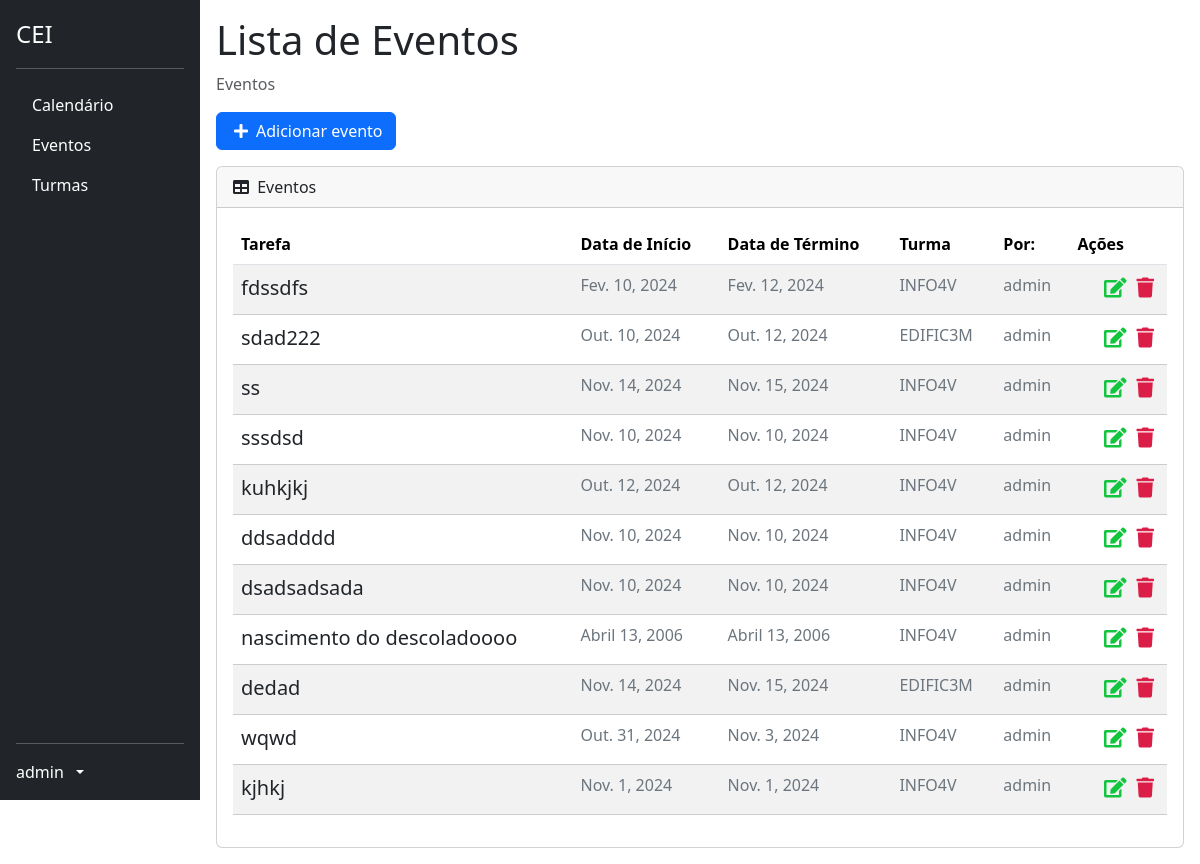
/list/ (signed in), run on an earlier commit of the app's database.
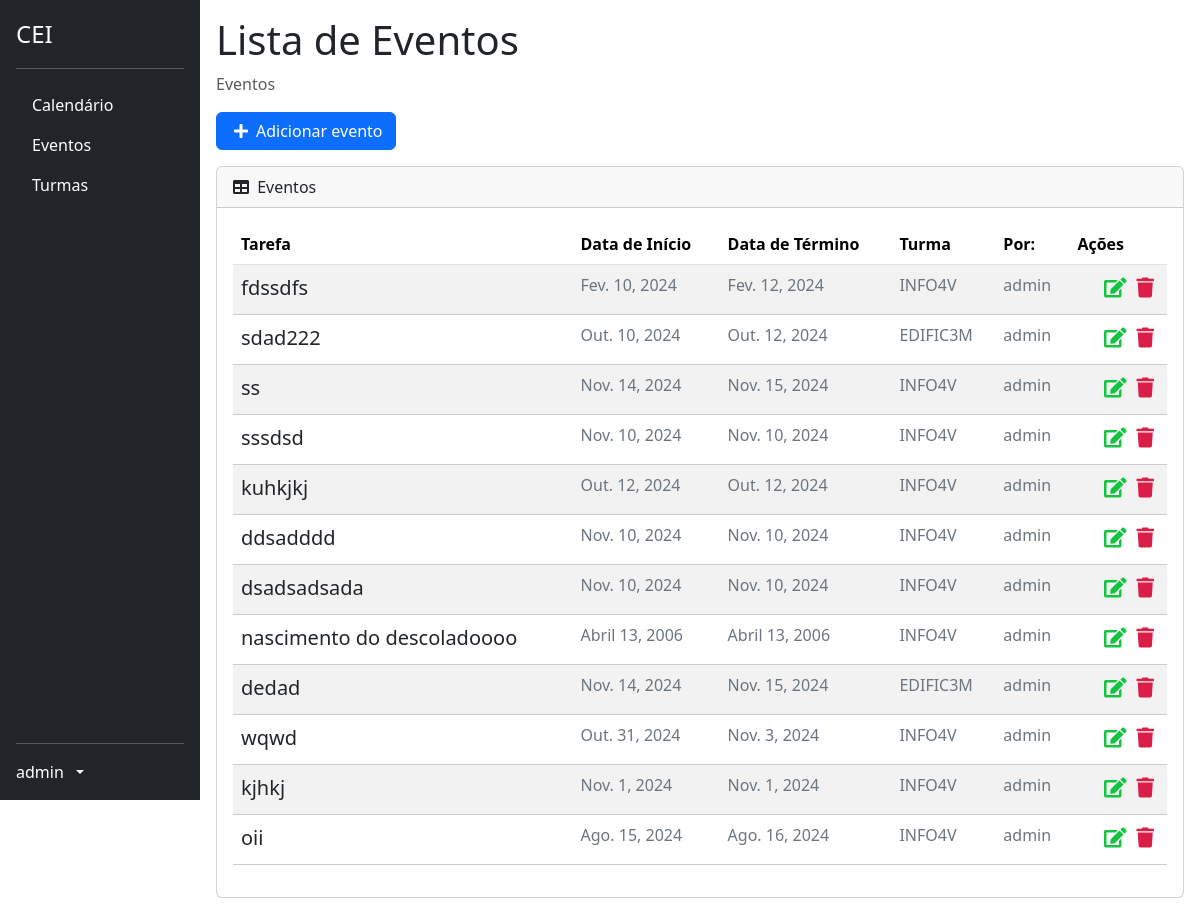
And on a later commit of the database.
### tasks/models.py (models this page shows, shortened)
class Task(models.Model):
    id = models.BigAutoField(primary_key=True)
    title = models.CharField(max_length=255)
    description = models.TextField()
    start_date = models.DateField()
    end_date = models.DateField()
    total_subs = models.PositiveIntegerField(default=0)
    subs = models.PositiveIntegerField(default=0)
    start_time = models.TimeField()
    end_time = models.TimeField()
    usuario = models.ForeignKey(CustomUser, on_delete=models.PROTECT)
    turma = models.ForeignKey('classes.Turma', on_delete=models.CASCADE)
    created_at = models.DateTimeField(auto_now_add=True)
    updated_at = models.DateTimeField(auto_now=True)

### classes/models.py (models this page shows, shortened)
class Turma(models.Model):
    TURNO_CHOICES = [
        ('manha', 'Manhã'),
        ('tarde', 'Tarde'),
        ('noite', 'Noite'),
    ]
    CURSO_CHOICES = [
        ('edificacoes', 'Edificações'),
        ('informatica', 'Informática'),
        ('meio_ambiente', 'Meio Ambiente'),
        ('matematica', 'Matemática'),
    ]
    SERIE_CHOICES = [
        ('1', '1º Ano'),
        ('2', '2º Ano'),
        ('3', '3º Ano'),
        ('4', '4º Ano'),
    ]
    nome = models.CharField(max_length=100)
    serie = models.CharField(max_length=1, choices=SERIE_CHOICES)
    turno = models.CharField(max_length=5, choices=TURNO_CHOICES)
    curso = models.CharField(max_length=15, choices=CURSO_CHOICES)

### profiles/models.py (models this page shows, shortened)
class CustomUser(AbstractUser):
    id = models.BigAutoField(primary_key=True)
    turma = models.ForeignKey('classes.Turma', on_delete=models.SET_NULL, blank=True, null=True)

### tasks/views.py (the view)
# urls.py: path('list/', TaskListView.as_view(), name='task-list'),
class TaskListView(GroupRequiredMixin, LoginRequiredMixin, ListView):
    group_required = u"Docente"
    login_url = reverse_lazy('login')
    model = Task
    template_name = 'tasks/list.html'
    context_object_name = 'tasks'
    ordering = '-created_at'
    def get_queryset(self):
        self.tasks = Task.objects.filter(usuario=self.request.user)
        return self.tasks

### tasks/templates/tasks/list.html (shortened to what this page needs)
{% extends 'base.html' %}
{% block content %}
<div class="container-fluid">
    <h1>Lista de Eventos</h1>
    <ol class="breadcrumb mb-3">
        <li class="breadcrumb-item active">Eventos</li>
    </ol>
    <div class="row mb-3">
        <div class="col-auto">
            <a id="add-link" href="{% url 'new-task' %}" class="btn btn-primary d-flex align-items-center">
                <i class="fas fa-plus me-2"></i> Adicionar evento
            </a>
        </div>
    </div>
    <div class="card">
        <div class="card-header">
            <i class="fas fa-table me-1"></i>
            Eventos
        </div>
        <div class="card-body">
            <table id="datatablesSimple" class="table table-striped table-hover">
                <thead class="table">
                    <tr>
                        <th>Tarefa</th>
                        <th>Data de Início</th>
                        <th>Data de Término</th>
                        <th>Turma</th>
                        <th>Por:</th>
                        <th>Ações</th>
                    </tr>
                </thead>
                <tbody>
                    {% for task in tasks %}
                    <tr class="task-item">
                        <td><a href="/task/{{ task.id }}" class="text-decoration-none text-dark">{{ task.title }}</a></td>
                        <td style="color: #6c757d;" class="fs-6">{{ task.start_date }}</td>
                        <td style="color: #6c757d;" class="fs-6">{{ task.end_date }}</td>
                        <td style="color: #6c757d;" class="fs-6">{{ task.turma.nome }}</td>
                        <td style="color: #6c757d;" class="fs-6">{{ task.usuario.username }}</td>
                        <td>
                            <a href="{% url 'delete-task' task.id %}" class="text-danger me-2"><i class="fas fa-trash"></i></a>
                            <a href="{% url 'edit-task' task.id %}" class="text-warning"><i class="fas fa-edit"></i></a>
                        </td>
                    </tr>
                    {% endfor %}
                </tbody>
            </table>
        </div>
    </div>
</div>
{% endblock %}
{% block scripts %}
<link href="https://cdn.jsdelivr.net/npm/simple-datatables@7.1.2/dist/style.min.css" rel="stylesheet" />
{% endblock %}

What changed in the data, as far as the page shows it:
added Task: title "oii", start_date "Ago. 15, 2024", end_date "Ago. 16, 2024", turma.nome "INFO4V", usuario.username "admin"
